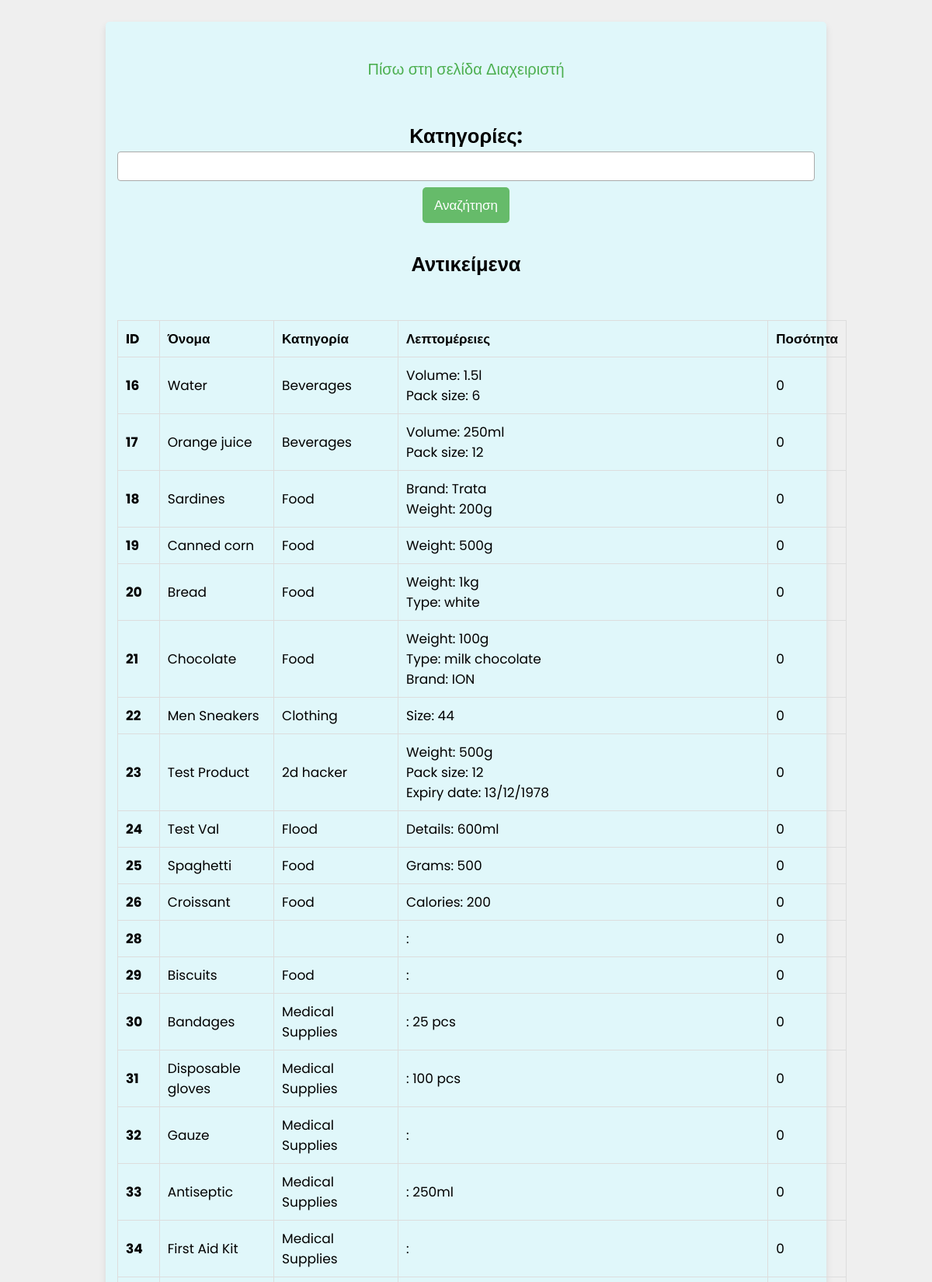
Screenshot of /display_warehouse.php (signed in, upper part) with the database file from the repository.
### tables this page shows
CREATE TABLE `items` (
  `id` int(255) NOT NULL,
  `name` varchar(255) NOT NULL,
  `category` int(255) NOT NULL,
  `details` longtext NOT NULL,
  `quantity` int(255) NOT NULL,
  PRIMARY KEY (`id`)
);

CREATE TABLE `categories` (
  `id` int(255) NOT NULL,
  `name` varchar(255) NOT NULL,
  PRIMARY KEY (`id`)
);

### display_warehouse.php (the view, shortened to what this page needs)
<?php
@include 'config.php';
?>
<!DOCTYPE html>
<html lang="el">
<head>
    <link href="https://cdnjs.cloudflare.com/ajax/libs/select2/4.0.13/css/select2.min.css" rel="stylesheet" />
    <link rel="stylesheet" href="css/style.css">
</head>
<body>
    <div class="form-container">
        <form id="initialize_form" action="" method="post">
            <br>
            <p><a href="admin_page.php">Πίσω στη σελίδα Διαχειριστή</a></p><br><br>
            <label for="category"><h2>Κατηγορίες:</h2></label>
            <button class="form-btn" type="submit">Αναζήτηση</button>
            <br><br>
            <h2>Αντικείμενα</h2><br>
            <br>
            <table class="table" id="jsonItemsTable">
                <thead>
                    <tr>
                        <th scope="col">ID</th>
                        <th scope="col">Όνομα</th>
                        <th scope="col">Κατηγορία</th>
                        <th scope="col">Λεπτομέρειες</th>
                        <th scope="col">Ποσότητα</th>
                    </tr>
                </thead>
                <tbody>
                    <?php
                    $selected_categories_str = isset($_POST['category']) ? $_POST['category'] : array();
                    if (!empty($selected_categories_str)) {
                        $query = "SELECT items.*, categories.name as category_name
                                  FROM items
                                  JOIN categories ON items.category = categories.id
                                  WHERE items.category IN ($selected_categories_str)";
                    } else {
                        $query = "SELECT items.*, categories.name as category_name
                                  FROM items
                                  JOIN categories ON items.category = categories.id";
                    }
                    $result = mysqli_query($conn, $query);
                    if ($result) {
                        while ($row = mysqli_fetch_assoc($result)) {
                            $details_array = json_decode($row['details'], true);
                            $details_formatted = "";
                            foreach ($details_array as $detail) {
                                $details_formatted .= ucfirst($detail['detail_name']) . ': ' . $detail['detail_value'] . '<br>';
                            }
                            echo '<tr>
                                <th scope="row">'.$row['id'].'</th>
                                <td>'.$row['name'].'</td>
                                <td>'.$row['category_name'].'</td>
                                <td>'.$details_formatted.'</td>
                                <td>'.$row['quantity'].'</td>
                            </tr>';
                        }
                    }
                    ?>
                </tbody>
            </table>
        </form>
    </div>
</body>
</html>

### css/style.css (style rules this page uses)
html { scroll-behavior: smooth; }
* { font-family: 'Poppins', sans-serif; margin:0; padding:0; box-sizing: border-box; outline: none; border:none; text-decoration: none; }
.form-container { min-height: 100vh; display: flex; align-items: center; justify-content: center; padding: 20px; padding-bottom: 60px; background: #efefef; }
.form-container form { padding: 20px; border-radius: 5px; box-shadow: 0 5px 10px rgba(0, 0, 0, .1); background: #FFF; text-align: center; max-width: 80%; }
.form-container form { width: 100%; padding: 10px 15px; font-size: 17px; margin: 8px 0; background: #E0F7FA; border-radius: 5px; }
.form-container form .form-btn { background: #66BB6A; color: #FFF; text-transform: capitalize; font-size: 20px; cursor: pointer; }
.form-container form p { margin-top: 10px; font-size: 20px; color: #333; }
.form-container form p a { color: #4CAF50; }
table { width: 100%; border-collapse: collapse; }
th, td { padding: 10px; border: 1px solid #ddd; text-align: left; }
.form-container form button.form-btn { width: fit-content; padding: 10px 15px; font-size: 17px; margin: 8px 0; background: #66BB6A; color: #FFF; border-radius: 5px; }
button { width: fit-content; padding: 8px 12px; margin: 8px 0; background: #66BB6A; color: #FFF; border-radius: 5px; }

### rows the page displays
items: id "16", name "Water", categories.name "Beverages", detail_name "Volume", detail_value "1.5l", detail_name "Pack size", detail_value "6", quantity "0"
items: id "17", name "Orange juice", categories.name "Beverages", detail_name "Volume", detail_value "250ml", detail_name "Pack size", detail_value "12", quantity "0"
items: id "18", name "Sardines", categories.name "Food", detail_name "Brand", detail_value "Trata", detail_name "Weight", detail_value "200g", quantity "0"
items: id "19", name "Canned corn", categories.name "Food", detail_name "Weight", detail_value "500g", quantity "0"
items: id "20", name "Bread", categories.name "Food", detail_name "Weight", detail_value "1kg", detail_name "Type", detail_value "white", quantity "0"
items: id "21", name "Chocolate", categories.name "Food", detail_name "Weight", detail_value "100g", detail_name "Type", detail_value "milk chocolate", detail_name "Brand", detail_value "ION", quantity "0"
items: id "22", name "Men Sneakers", categories.name "Clothing", detail_name "Size", detail_value "44", quantity "0"
items: id "23", name "Test Product", categories.name "2d hacker", detail_name "Weight", detail_value "500g", detail_name "Pack size", detail_value "12", detail_name "Expiry date", detail_value "13/12/1978", quantity "0"
items: id "24", name "Test Val", categories.name "Flood", detail_name "Details", detail_value "600ml", quantity "0"
items: id "25", name "Spaghetti", categories.name "Food", detail_name "Grams", detail_value "500", quantity "0"
items: id "26", name "Croissant", categories.name "Food", detail_name "Calories", detail_value "200", quantity "0"
items: id "28", quantity "0"
items: id "29", name "Biscuits", categories.name "Food", quantity "0"
items: id "30", name "Bandages", categories.name "Medical Supplies", detail_value "25 pcs", quantity "0"
items: id "31", name "Disposable gloves", categories.name "Medical Supplies", detail_value "100 pcs", quantity "0"
items: id "32", name "Gauze", categories.name "Medical Supplies", quantity "0"
items: id "33", name "Antiseptic", categories.name "Medical Supplies", detail_value "250ml", quantity "0"
items: id "34", name "First Aid Kit", categories.name "Medical Supplies", quantity "0"
